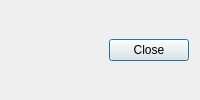
<?xml version="1.0" encoding="UTF-8"?>
<ui version="4.0">
 <class>MetadataDialog</class>
 <widget class="QDialog" name="MetadataDialog">
  <property name="windowModality">
   <enum>Qt::NonModal</enum>
  </property>
  <property name="windowTitle">
   <string>Image Metadata</string>
  </property>
  <layout class="QVBoxLayout" name="verticalLayout">
   <item>
    <widget class="QDialogButtonBox" name="m_buttonBox">
     <property name="standardButtons">
      <set>QDialogButtonBox::Close</set>
     </property>
    </widget>
   </item>
  </layout>
 </widget>
 <resources/>
 <connections/>
</ui>
